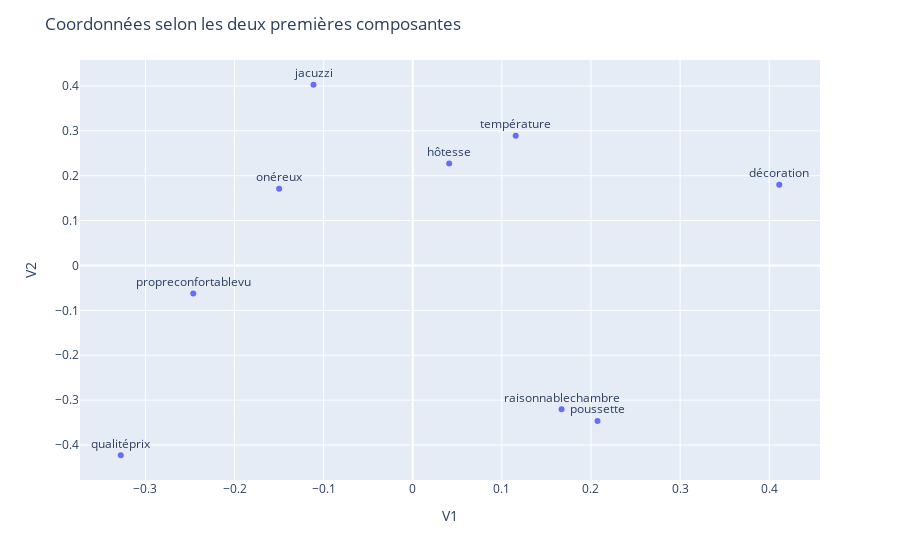

Notebook code for this chart:
### Code cell
fig = px.scatter(dfListe_mots, x="V1", y="V2",text='index')
fig.update_traces(textposition='top center')
fig.update_layout(title_text='Coordonnées selon les deux premières composantes')
fig.show()

### Figure 1 — Plotly figure (JSON) as saved in the notebook; plotly's stock layout.template omitted (floating-point values rounded to 4 significant figures)
{"data": [{"hovertemplate": "V1=%{x}<br>V2=%{y}<br>index=%{text}<extra></extra>", "legendgroup": "", "marker": {"color": "#636efa", "symbol": "circle"}, "mode": "markers+text", "name": "", "orientation": "v", "showlegend": false, "text": ["jacuzzi", "hôtesse", "température", "qualitéprix", "onéreux", "raisonnablechambre", "propreconfortablevu", "poussette", "décoration"], "textposition": "top center", "type": "scatter", "x": [-0.1114, 0.04086, 0.1156, -0.3277, -0.15, 0.167, -0.2463, 0.2074, 0.4113], "xaxis": "x", "y": [0.4027, 0.2269, 0.2891, -0.4228, 0.171, -0.3205, -0.06229, -0.3464, 0.18], "yaxis": "y"}], "layout": {"legend": {"tracegroupgap": 0}, "margin": {"t": 60}, "title": {"text": "Coordonnées selon les deux premières composantes"}, "xaxis": {"anchor": "y", "domain": [0, 1], "title": {"text": "V1"}}, "yaxis": {"anchor": "x", "domain": [0, 1], "title": {"text": "V2"}}}}
